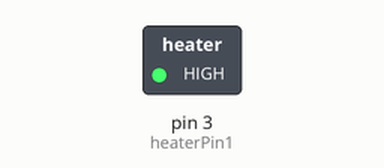
Simulated run of this sketch. Board: Arduino Uno, built with avr-gcc and run on an emulated ATmega328P. Shown: switched loads named in the sketch (green lamp = pin HIGH).

Above: at 0.1 s.
Timing chart, 0 to 1.6 s (numbered marks = the images above):
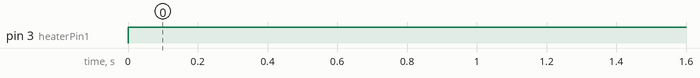

Measured:
- by itself, pin 3 (heaterPin1): LOW → HIGH at 0.00 s

The sketch:

heater.ino
```cpp
const int heaterPin1 = 3;
int count = 0;
float aT;

void setup() {
  // put your setup code here, to run once:
  Serial.begin(9600);
  pinMode(heaterPin1, OUTPUT);
  //digitalWrite(heaterPin1, LOW);
}

void loop() {
  // put your main code here, to run repeatedly:

  if(aT <= 35 && count == 0) {
    digitalWrite(heaterPin1, HIGH);
  }
  else if (aT <= 36 && count != 0){
    digitalWrite(heaterPin1, HIGH);
  }
  else {
    digitalWrite(heaterPin1, LOW);
  }

 count++;
}
```
